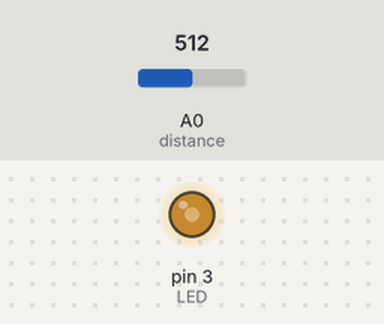
Simulated run of this sketch. Board: Arduino Uno, built with avr-gcc and run on an emulated ATmega328P. On the bench: output pins drawn as LEDs (lit = HIGH). Inputs (shaded band) come from the test bench; at power-on: A0 (distance) = 512.

Above: at 1.2 s.
1.3 s: A0 (distance) set to 716
At 1.7 s:
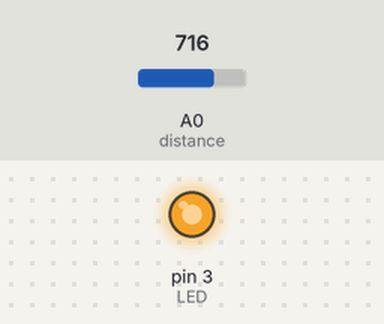
2.8 s: A0 (distance) set to 728
At 4.0 s:
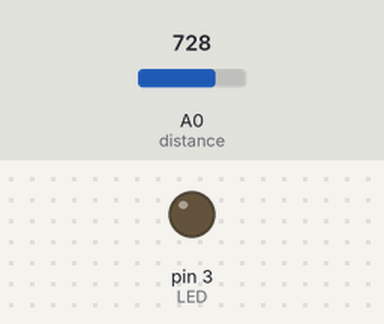
4.3 s: A0 (distance) set to 900
At 5.2 s:
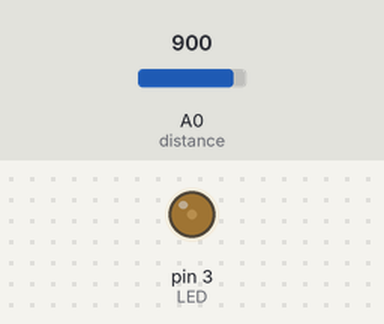
5.8 s: A0 (distance) set to 859
At 6.3 s:
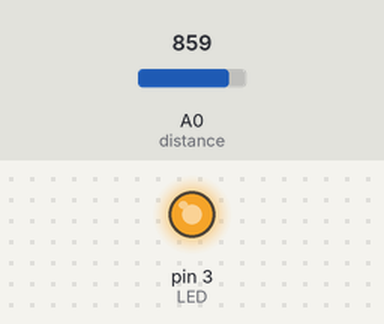
7.3 s: A0 (distance) set to 245
At 8.7 s:
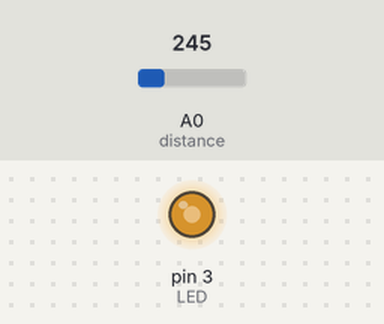
Timing chart, 0 to 9.8 s (numbered marks = the images above; inputs shaded):
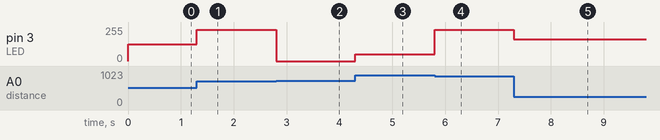

Measured:
- the behaviour switches between 727 and 728 on A0 (distance) (found by bisection; images 1 and 2)
- the behaviour switches between 872 and 871 on A0 (distance) (found by bisection; images 3 and 4)
- after the input at 1.3 s, pin 3 (LED): 127/255 → 234/255 at once
- after the input at 2.8 s, pin 3 (LED): 234/255 → 0/255 at once
- after the input at 4.3 s, pin 3 (LED): 0/255 → 51/255 at once
- after the input at 5.8 s, pin 3 (LED): 51/255 → 233/255 at once
- after the input at 7.3 s, pin 3 (LED): 233/255 → 163/255 at once

The sketch:

Lab_2_PWM_Part_3.ino
```cpp
// Distnace sensor
const int distance = 0; // Sensor on Analog Pin 0
int val = 0; // Variable to hold the analog reading from the sensor
const int LED = 3;
const int min = 0;
const int max = 255;

void setup() {
 pinMode(LED, OUTPUT);

}

//Max
void loop() {
 val = analogRead(distance);
 long map_val = map(val, 10, 153, min, max);  //lowest value the sensor reads is 10 and the highest is 153
 analogWrite(LED, map_val);

}
```
